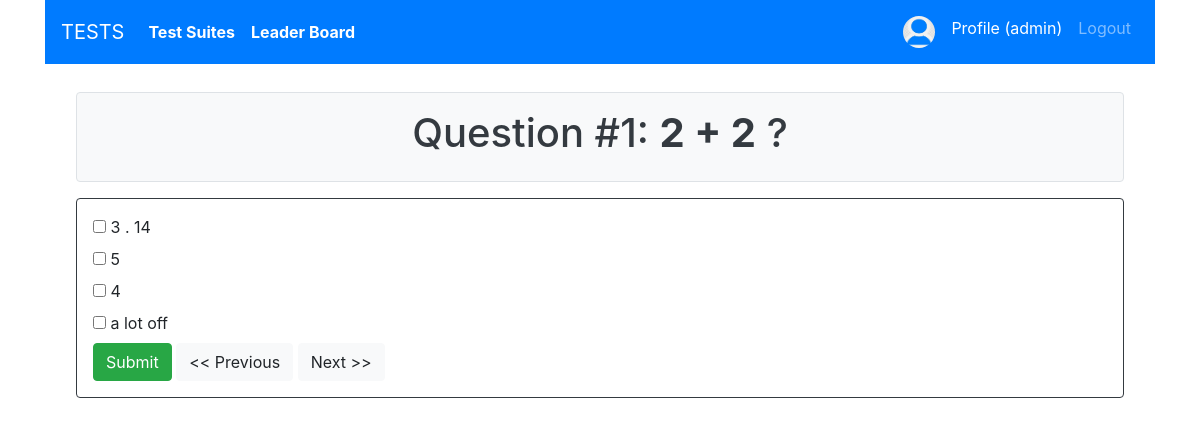
The page /testsuite/1/next (signed in) on the database its author committed.
### user_account/models.py (models this page shows, shortened)
class User(AbstractUser):
    image = models.ImageField(default='default.jpg', upload_to='pics')
    avr_score = models.PositiveIntegerField(null=True, blank=True)
    number_tests_passed = models.PositiveIntegerField(null=True, blank=True)
    location = models.CharField(max_length=30, blank=True)
    birth_date = models.DateField(null=True, blank=True, default=datetime.date.today)

### testsuite/models.py (models this page shows, shortened)
class Question(models.Model):
    MIN_LIMIT = 3
    MAX_LIMIT = 6
    test = models.ForeignKey(to=Test, related_name='questions', on_delete=models.CASCADE)
    number = models.PositiveSmallIntegerField(validators=[MinValueValidator(1), MaxValueValidator(MAX_LIMIT)])
    text = models.CharField(max_length=64)
    description = models.TextField(max_length=512, null=True, blank=True)

class Variant(models.Model):
    text = models.CharField(max_length=64)
    question = models.ForeignKey(to=Question, related_name='variants', on_delete=models.CASCADE)
    is_correct = models.BooleanField(default=False)

### testsuite/views.py (the view, shortened to what this page needs)
# urls.py: path('<int:pk>/next', views.TestRunView.as_view(), name='next'),
class TestRunView(View):
    PREFIX = 'answer_'
    def get(self, request, pk):
        if 'testresult' not in request.session:
            return HttpResponse('ERROR!')
        testresult_step = request.session.get('testresult_step', 1)
        request.session['testresult_step'] = testresult_step
        question = Question.objects.get(test__id=pk, number=testresult_step)
        variants = [
            variant.text
            for variant in question.variants.all()
        ]
        return render(
            request=request,
            template_name='testsuite/testrun.html',
            context={
                'question': question,
                'variants': variants,
                'prefix': self.PREFIX
            }
        )

### testsuite/templates/testsuite/testrun.html (shortened to what this page needs)
{% extends 'testsuite/base.html' %}
{% load crispy_forms_tags %}
{% block title %}
    Question #{{ question.number }}: <b>{{ question.text }}</b> ?
{% endblock %}
{% block content %}
    <form method="post">
        {% for variant in variants %}
            <div class="checkbox">
              <label><input type="checkbox" name="{{ prefix }}{{ forloop.counter }}" value="1">   {{ variant }}</label>
            </div>
        {% endfor %}
        <button type="submit" class="btn btn-success">Submit</button>
        <a href="#" class="btn btn-light"><< Previous</a>
        <a href="#" class="btn btn-light">Next >></a>
    </form>
{% endblock %}

### templates/base.html (shortened to what this page needs)
<!DOCTYPE html>
<html lang="en">
<head>
    <link rel="stylesheet" href="https://stackpath.bootstrapcdn.com/bootstrap/4.5.0/css/bootstrap.min.css"
>
</head>
<body>
<div class="container">
    <nav class="navbar navbar-expand-lg navbar-dark bg-primary">
        <a class="navbar-brand" href="{% url 'index' %}">TESTS <span class="sr-only">(current)</span></a>
        <div class="collapse navbar-collapse" id="navbarSupportedContent">
            <ul class="navbar-nav mr-auto">
                <li class="nav-item active">
                    <a class="nav-link" href="{% url 'testsuite:list' %}"><b>Test Suites</b></a>
                </li>
                <li class="nav-item active">
                    <a class="nav-link" href="{% url 'testsuite:leader_board' %}"><b>Leader Board</b></a>
                </li>
            </ul>
            <ul class="navbar-nav">
                {% if user.is_authenticated %}
                    <li class="nav-item">
                        <img class="rounded-circle p-1 m-1" width="40" height="40"  src="{{ user.image.url }}">
                    </li>
                    <li class="nav-item active">
                        <a class="nav-link" href="{% url 'account:profile' %}">Profile ({{user.username}})</a>
                    </li>
                    <li class="nav-item">
                        <a class="nav-link" href="{% url 'account:logout' %}">Logout</a>
                    </li>
                {% endif %}
            </ul>
        </div>
    </nav>
    <div class="container">
        <div class="p-1 m-1">
        </div>
        <div class="border rounded text-center p-3 m-3 bg-light text-dark" >
            <h1>{% block title %}{{ title }}{% endblock %}</h1>
        </div>
        <div class="border border-dark rounded p-3 m-3">
            {% block content %}
            {% endblock %}
        </div>
    </div>
</div>
</body>
</html>

### rows shown on the page
User: image (placeholder picture), username "admin"
Question: number "1", text "2 + 2"
Variant: variants "3 . 14"
Variant: variants "a lot off"

### other values the page prints
{{ variant }} "5" "4"
